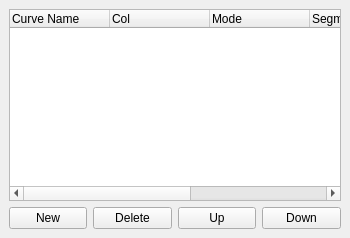
  <widget class="QDockWidget" name="DockCurvesSettings">
   <property name="enabled">
    <bool>true</bool>
   </property>
   <property name="sizePolicy">
    <sizepolicy hsizetype="Ignored" vsizetype="Ignored">
     <horstretch>0</horstretch>
     <verstretch>0</verstretch>
    </sizepolicy>
   </property>
   <property name="minimumSize">
    <size>
     <width>350</width>
     <height>128</height>
    </size>
   </property>
   <property name="maximumSize">
    <size>
     <width>350</width>
     <height>524287</height>
    </size>
   </property>
   <property name="floating">
    <bool>true</bool>
   </property>
   <property name="features">
    <set>QDockWidget::DockWidgetFloatable|QDockWidget::DockWidgetMovable</set>
   </property>
   <property name="allowedAreas">
    <set>Qt::RightDockWidgetArea</set>
   </property>
   <property name="windowTitle">
    <string>Curves (F6)</string>
   </property>
   <attribute name="dockWidgetArea">
    <number>2</number>
   </attribute>
   <widget class="QWidget" name="dockWidgetContents_4">
    <property name="sizePolicy">
     <sizepolicy hsizetype="Fixed" vsizetype="MinimumExpanding">
      <horstretch>0</horstretch>
      <verstretch>0</verstretch>
     </sizepolicy>
    </property>
    <property name="minimumSize">
     <size>
      <width>350</width>
      <height>100</height>
     </size>
    </property>
    <property name="maximumSize">
     <size>
      <width>350</width>
      <height>16777215</height>
     </size>
    </property>
    <layout class="QVBoxLayout">
     <item>
      <widget class="QTreeWidget" name="CurvesTreeWidget">
       <property name="selectionMode">
        <enum>QAbstractItemView::ExtendedSelection</enum>
       </property>
       <property name="textElideMode">
        <enum>Qt::ElideMiddle</enum>
       </property>
       <property name="rootIsDecorated">
        <bool>false</bool>
       </property>
       <property name="uniformRowHeights">
        <bool>true</bool>
       </property>
       <column>
        <property name="text">
         <string>Curve Name</string>
        </property>
       </column>
       <column>
        <property name="text">
         <string>Col</string>
        </property>
       </column>
       <column>
        <property name="text">
         <string>Mode</string>
        </property>
       </column>
       <column>
        <property name="text">
         <string>Segment</string>
        </property>
       </column>
       <column>
        <property name="text">
         <string>Start Slice</string>
        </property>
       </column>
       <column>
        <property name="text">
         <string>End Slice</string>
        </property>
       </column>
      </widget>
     </item>
     <item>
      <layout class="QHBoxLayout">
       <item>
        <widget class="QPushButton" name="Curve_Add">
         <property name="minimumSize">
          <size>
           <width>50</width>
           <height>16</height>
          </size>
         </property>
         <property name="text">
          <string>New</string>
         </property>
        </widget>
       </item>
       <item>
        <widget class="QPushButton" name="CurveDelete">
         <property name="minimumSize">
          <size>
           <width>50</width>
           <height>16</height>
          </size>
         </property>
         <property name="text">
          <string>Delete</string>
         </property>
        </widget>
       </item>
       <item>
        <widget class="QPushButton" name="CurveMoveUp">
         <property name="minimumSize">
          <size>
           <width>50</width>
           <height>16</height>
          </size>
         </property>
         <property name="text">
          <string>Up</string>
         </property>
        </widget>
       </item>
       <item>
        <widget class="QPushButton" name="CurveMoveDown">
         <property name="minimumSize">
          <size>
           <width>50</width>
           <height>16</height>
          </size>
         </property>
         <property name="text">
          <string>Down</string>
         </property>
        </widget>
       </item>
      </layout>
     </item>
    </layout>
   </widget>
  </widget>
